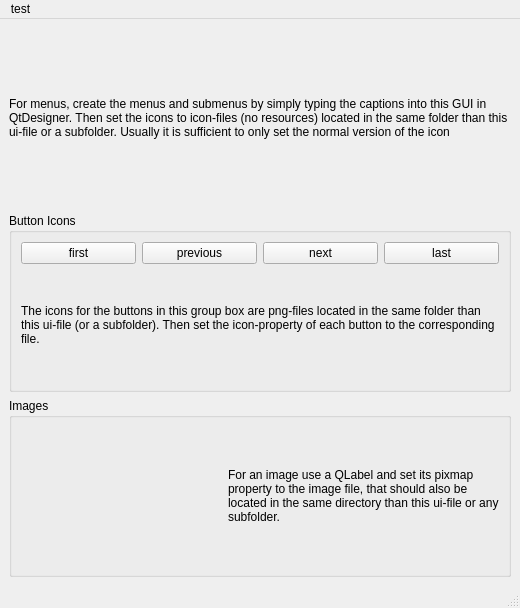
<?xml version="1.0" encoding="UTF-8"?>
<ui version="4.0">
 <class>MainWindow</class>
 <widget class="QMainWindow" name="MainWindow">
  <property name="geometry">
   <rect>
    <x>0</x>
    <y>0</y>
    <width>520</width>
    <height>608</height>
   </rect>
  </property>
  <property name="windowTitle">
   <string>MainWindow</string>
  </property>
  <widget class="QWidget" name="centralwidget">
   <layout class="QVBoxLayout" name="verticalLayout_2">
    <item>
     <widget class="QLabel" name="label_4">
      <property name="text">
       <string>For menus, create the menus and submenus by simply typing the captions into this GUI in QtDesigner. Then set the icons to icon-files (no resources) located in the same folder than this ui-file or a subfolder. Usually it is sufficient to only set the normal version of the icon</string>
      </property>
      <property name="wordWrap">
       <bool>true</bool>
      </property>
     </widget>
    </item>
    <item>
     <widget class="QGroupBox" name="groupBox">
      <property name="title">
       <string>Button Icons</string>
      </property>
      <layout class="QVBoxLayout" name="verticalLayout">
       <item>
        <layout class="QHBoxLayout" name="horizontalLayout">
         <item>
          <widget class="QPushButton" name="btnFirst">
           <property name="text">
            <string>first</string>
           </property>
           <property name="icon">
            <iconset>
             <normaloff>icons/2leftarrow.png</normaloff>icons/2leftarrow.png</iconset>
           </property>
          </widget>
         </item>
         <item>
          <widget class="QPushButton" name="btnPrevious">
           <property name="text">
            <string>previous</string>
           </property>
           <property name="icon">
            <iconset>
             <normaloff>icons/1leftarrow.png</normaloff>icons/1leftarrow.png</iconset>
           </property>
          </widget>
         </item>
         <item>
          <widget class="QPushButton" name="btnNext">
           <property name="text">
            <string>next</string>
           </property>
           <property name="icon">
            <iconset>
             <normaloff>icons/1rightarrow.png</normaloff>icons/1rightarrow.png</iconset>
           </property>
          </widget>
         </item>
         <item>
          <widget class="QPushButton" name="btnLast">
           <property name="text">
            <string>last</string>
           </property>
           <property name="icon">
            <iconset>
             <normaloff>icons/2rightarrow.png</normaloff>icons/2rightarrow.png</iconset>
           </property>
          </widget>
         </item>
        </layout>
       </item>
       <item>
        <widget class="QLabel" name="label">
         <property name="text">
          <string>The icons for the buttons in this group box are png-files located in the same folder than this ui-file (or a subfolder). Then set the icon-property of each button to the corresponding file. </string>
         </property>
         <property name="wordWrap">
          <bool>true</bool>
         </property>
        </widget>
       </item>
      </layout>
     </widget>
    </item>
    <item>
     <widget class="QGroupBox" name="groupBox_2">
      <property name="sizePolicy">
       <sizepolicy hsizetype="Preferred" vsizetype="Preferred">
        <horstretch>0</horstretch>
        <verstretch>0</verstretch>
       </sizepolicy>
      </property>
      <property name="title">
       <string>Images</string>
      </property>
      <layout class="QHBoxLayout" name="horizontalLayout_2">
       <item>
        <widget class="QLabel" name="label_2">
         <property name="minimumSize">
          <size>
           <width>0</width>
           <height>0</height>
          </size>
         </property>
         <property name="maximumSize">
          <size>
           <width>16777215</width>
           <height>16777215</height>
          </size>
         </property>
         <property name="text">
          <string/>
         </property>
         <property name="pixmap">
          <pixmap>itomLogo3_256.png</pixmap>
         </property>
         <property name="scaledContents">
          <bool>true</bool>
         </property>
        </widget>
       </item>
       <item>
        <widget class="QLabel" name="label_3">
         <property name="text">
          <string>For an image use a QLabel and set its pixmap property to the image file, that should also be located in the same directory than this ui-file or any subfolder.</string>
         </property>
         <property name="wordWrap">
          <bool>true</bool>
         </property>
        </widget>
       </item>
      </layout>
     </widget>
    </item>
   </layout>
  </widget>
  <widget class="QMenuBar" name="menubar">
   <property name="geometry">
    <rect>
     <x>0</x>
     <y>0</y>
     <width>520</width>
     <height>26</height>
    </rect>
   </property>
   <widget class="QMenu" name="menuTest">
    <property name="title">
     <string>test</string>
    </property>
    <addaction name="actionClose"/>
   </widget>
   <addaction name="menuTest"/>
  </widget>
  <widget class="QStatusBar" name="statusbar"/>
  <action name="actionClose">
   <property name="icon">
    <iconset>
     <normalon>icons/close.png</normalon>
    </iconset>
   </property>
   <property name="text">
    <string>close</string>
   </property>
  </action>
 </widget>
 <resources/>
 <connections/>
</ui>
